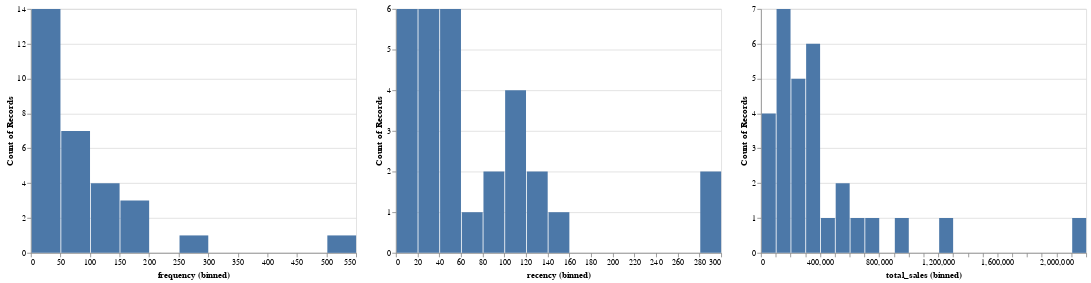

Write notebook code for a chart like this one.
### Code cell
chart_1 = alt.Chart(customer_RFM_tbl).mark_bar().encode(
    alt.X('frequency:Q', bin = alt.Bin(maxbins=25)),
    y = 'count()',
)

chart_2 = alt.Chart(customer_RFM_tbl).mark_bar().encode(
    alt.X('recency:Q', bin = alt.Bin(maxbins=25)),
    y = 'count()',
)

chart_3 = alt.Chart(customer_RFM_tbl).mark_bar().encode(
    alt.X('total_sales:Q', bin = alt.Bin(maxbins=25)),
    y = 'count()',
)

chart_1 | chart_2 | chart_3

### Figure 1 — Vega-Lite specification as saved in the notebook (floating-point values rounded to 4 significant figures)
{"config": {"view": {"continuousWidth": 400, "continuousHeight": 300}}, "hconcat": [{"mark": "bar", "encoding": {"x": {"type": "quantitative", "bin": {"maxbins": 25}, "field": "frequency"}, "y": {"type": "quantitative", "aggregate": "count"}}}, {"mark": "bar", "encoding": {"x": {"type": "quantitative", "bin": {"maxbins": 25}, "field": "recency"}, "y": {"type": "quantitative", "aggregate": "count"}}}, {"mark": "bar", "encoding": {"x": {"type": "quantitative", "bin": {"maxbins": 25}, "field": "total_sales"}, "y": {"type": "quantitative", "aggregate": "count"}}}], "data": {"name": "data-b26c2f77d1d9aa0a81b89af94035fada"}, "$schema": "https://vega.github.io/schema/vega-lite/v4.8.1.json", "datasets": {"data-b26c2f77d1d9aa0a81b89af94035fada": [{"recency": 294, "frequency": 16, "total_sales": 81035}, {"recency": 41, "frequency": 100, "total_sales": 565625}, {"recency": 36, "frequency": 47, "total_sales": 215310}, {"recency": 124, "frequency": 44, "total_sales": 272440}, {"recency": 103, "frequency": 61, "total_sales": 324300}, {"recency": 151, "frequency": 44, "total_sales": 180590}, {"recency": 20, "frequency": 299, "total_sales": 1292015}, {"recency": 109, "frequency": 43, "total_sales": 162165}, {"recency": 75, "frequency": 29, "total_sales": 133555}, {"recency": 8, "frequency": 155, "total_sales": 975770}, {"recency": 18, "frequency": 531, "total_sales": 2169185}, {"recency": 14, "frequency": 55, "total_sales": 365380}, {"recency": 130, "frequency": 19, "total_sales": 62420}, {"recency": 81, "frequency": 66, "total_sales": 391545}, {"recency": 19, "frequency": 112, "total_sales": 391825}, {"recency": 84, "frequency": 69, "total_sales": 335055}, {"recency": 1, "frequency": 54, "total_sales": 189080}, {"recency": 50, "frequency": 38, "total_sales": 190470}, {"recency": 25, "frequency": 98, "total_sales": 388100}, {"recency": 49, "frequency": 111, "total_sales": 436595}, {"recency": 110, "frequency": 45, "total_sales": 201400}, {"recency": 39, "frequency": 170, "total_sales": 590505}, {"recency": 54, "frequency": 26, "total_sales": 144300}, {"recency": 21, "frequency": 180, "total_sales": 759420}, {"recency": 22, "frequency": 64, "total_sales": 231925}, {"recency": 48, "frequency": 16, "total_sales": 52595}, {"recency": 8, "frequency": 41, "total_sales": 215810}, {"recency": 281, "frequency": 6, "total_sales": 15630}, {"recency": 113, "frequency": 15, "total_sales": 169205}, {"recency": 43, "frequency": 101, "total_sales": 659825}]}}
